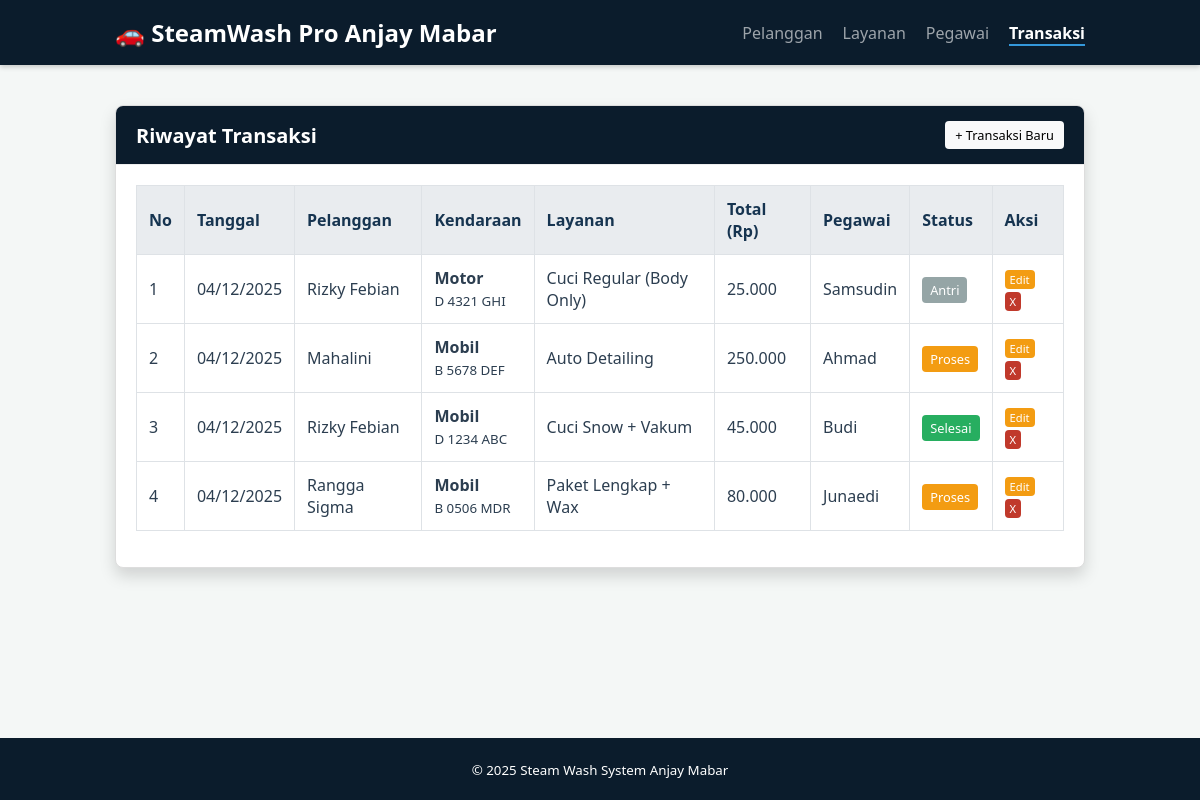
The app's page /index.php?page=transaksi with its own data.
### tables this page shows
CREATE TABLE transaksi (
    id_transaksi INT AUTO_INCREMENT PRIMARY KEY,
    tanggal_transaksi DATE NOT NULL,
    id_pelanggan INT NOT NULL,
    id_layanan INT NOT NULL,
    id_pegawai INT NOT NULL,
    jenis_kendaraan ENUM('Mobil', 'Motor') NOT NULL, 
    nomor_plat VARCHAR(20) NOT NULL,
    
    total_bayar DECIMAL(10, 2) NOT NULL,
    status ENUM('Antri', 'Proses', 'Selesai') DEFAULT 'Antri',
    
     
    CONSTRAINT fk_pelanggan FOREIGN KEY (id_pelanggan) REFERENCES pelanggan(id_pelanggan) ON DELETE CASCADE,
    CONSTRAINT fk_layanan FOREIGN KEY (id_layanan) REFERENCES layanan(id_layanan) ON DELETE CASCADE,
    CONSTRAINT fk_pegawai FOREIGN KEY (id_pegawai) REFERENCES pegawai(id_pegawai) ON DELETE CASCADE
);

CREATE TABLE pelanggan (
    id_pelanggan INT AUTO_INCREMENT PRIMARY KEY,
    nama_pelanggan VARCHAR(100) NOT NULL,
    no_hp VARCHAR(15) NOT NULL,
    alamat TEXT
);

CREATE TABLE layanan (
    id_layanan INT AUTO_INCREMENT PRIMARY KEY,
    nama_layanan VARCHAR(50) NOT NULL,
    harga DECIMAL(10, 2) NOT NULL,
    durasi_menit INT NOT NULL
);

CREATE TABLE pegawai (
    id_pegawai INT AUTO_INCREMENT PRIMARY KEY,
    nama_pegawai VARCHAR(100) NOT NULL,
    posisi VARCHAR(50) NOT NULL
);

### viewmodels/TransaksiViewModel.php (called while the page is built, shortened)
<?php
require_once 'config/Database.php';
require_once 'models/Transaksi.php';
class TransaksiViewModel {
    private $transaksiModel;
    public function __construct() {
        $database = new Database();
        $this->db = $database->getConnection();
        $this->transaksiModel = new Transaksi($this->db);
    }
    public function showAllTransaksi() {
        $stmt = $this->transaksiModel->read();
        $data = [];
        while ($row = $stmt->fetch(PDO::FETCH_ASSOC)) {
            $data[] = $row;
        }
        return $data;
    }
}
?>

### config/Database.php (called while the page is built, shortened)
<?php
class Database {
    private $host = "localhost";
    private $db_name = "db_tempatcucikendaraan";
    private $username = "root";
    private $password = "";
    public function getConnection() {
        $this->conn = null;
        try {
            $this->conn = new PDO("mysql:host=" . $this->host . ";dbname=" . $this->db_name, $this->username, $this->password);
            $this->conn->setAttribute(PDO::ATTR_ERRMODE, PDO::ERRMODE_EXCEPTION);
        } catch(PDOException $exception) {
            echo "Connection error: " . $exception->getMessage();
        }
        return $this->conn;
    }
}
?>

### models/Transaksi.php (called while the page is built, shortened)
<?php
class Transaksi {
    private $conn;
    private $table_name = "transaksi";
    public function __construct($db) {
        $this->conn = $db;
    }
    public function read() {
        $query = "SELECT t.*,
                         p.nama_pelanggan,
                         l.nama_layanan,
                         pg.nama_pegawai
                  FROM " . $this->table_name . " t
                  JOIN pelanggan p ON t.id_pelanggan = p.id_pelanggan
                  JOIN layanan l ON t.id_layanan = l.id_layanan
                  JOIN pegawai pg ON t.id_pegawai = pg.id_pegawai
                  ORDER BY t.tanggal_transaksi DESC, t.id_transaksi DESC";
        $stmt = $this->conn->prepare($query);
        $stmt->execute();
        return $stmt;
    }
}
?>

### views/transaksi_list.php (the view, shortened to what this page needs)
<?php
include 'views/template/header.php';
?>
<div class="card shadow">
    <div class="card-header d-flex justify-content-between align-items-center">
        <h3 class="mb-0" style="margin:0; font-size: 1.25rem;">Riwayat Transaksi</h3>
        <a href="index.php?page=add_transaksi" class="btn btn-light btn-sm">
            + Transaksi Baru
        </a>
    </div>
    <div class="card-body">
        <div class="table-responsive">
            <table class="table table-hover table-bordered">
                <thead>
                    <tr>
                        <th>No</th>
                        <th>Tanggal</th>
                        <th>Pelanggan</th>
                        <th>Kendaraan</th>
                        <th>Layanan</th>
                        <th>Total (Rp)</th>
                        <th>Pegawai</th>
                        <th>Status</th>
                        <th>Aksi</th>
                    </tr>
                </thead>
                <tbody>
                    <?php
                    if (!empty($transaksiList)) {
                        $no = 1;
                        foreach ($transaksiList as $t) {
                            $badgeColor = '#95a5a6';
                            if($t['status'] == 'Selesai') $badgeColor = 'var(--success)';
                            if($t['status'] == 'Proses') $badgeColor = 'var(--warning)';
                    ?>
                        <tr>
                            <td class="text-center"><?= $no++; ?></td>
                            <td><?= date('d/m/Y', strtotime($t['tanggal_transaksi'])); ?></td>
                            <td><?= $t['nama_pelanggan']; ?></td>
                            <td>
                                <b><?= $t['jenis_kendaraan']; ?></b><br>
                                <small class="text-secondary"><?= $t['nomor_plat']; ?></small>
                            </td>
                            <td><?= $t['nama_layanan']; ?></td>
                            <td class="text-end"><?= number_format($t['total_bayar'], 0, ',', '.'); ?></td>
                            <td><?= $t['nama_pegawai']; ?></td>
                            <td class="text-center">
                                <span style="background-color: <?= $badgeColor ?>; color: white; padding: 4px 8px; border-radius: 4px; font-size: 0.8rem;">
                                    <?= $t['status']; ?>
                                </span>
                            </td>
                            <td class="text-center">
                                <a href="index.php?page=edit_transaksi&id=<?= $t['id_transaksi']; ?>" class="btn btn-warning btn-sm" style="padding: 2px 5px; font-size: 0.7rem;">Edit</a>
                                <a href="index.php?action=delete_transaksi&id=<?= $t['id_transaksi']; ?>" class="btn btn-danger btn-sm" style="padding: 2px 5px; font-size: 0.7rem;" onclick="return confirm('Hapus transaksi ini?');">X</a>
                            </td>
                        </tr>
                    <?php
                        }
                    } else {
                    ?>
                        <tr>
                            <td colspan="9" class="text-center">Belum ada data transaksi.</td>
                        </tr>
                    <?php } ?>
                </tbody>
            </table>
        </div>
    </div>
</div>
<?php include 'views/template/footer.php'; ?>

### views/template/header.php (style rules this page uses)
:root { --primary-dark: #0b1c2c; --secondary-dark: #163450; --accent-color: #3498db; --text-dark: #2c3e50; --bg-light: #f4f7f6; --success: #27ae60; --warning: #f39c12; --danger: #c0392b; --light: #f8f9fa; }
* { box-sizing: border-box; }
body { font-family: 'Segoe UI', Tahoma, sans-serif; background-color: var(--bg-light); margin: 0; padding: 0; color: var(--text-dark); display: flex; flex-direction: column; min-height: 100vh; }
.mb-0 { margin-bottom: 0; }
.d-flex { display: flex; }
.justify-content-between { justify-content: space-between; }
.align-items-center { align-items: center; }
.text-center { text-align: center; }
.card { background: white; border-radius: 8px; box-shadow: 0 2px 4px rgba(0,0,0,0.1); overflow: hidden; border: 1px solid #ddd; }
.card-header { padding: 15px 20px; background-color: var(--primary-dark); color: white; border-bottom: 1px solid #eee; }
.card-body { padding: 20px; }
.shadow { box-shadow: 0 0.5rem 1rem rgba(0, 0, 0, 0.15); }
.table-responsive { overflow-x: auto; }
.table { width: 100%; border-collapse: collapse; margin-bottom: 1rem; }
.table th, .table td { padding: 12px; border: 1px solid #dee2e6; text-align: left; }
.table thead { background-color: #e9ecef; }
.table th { font-weight: 600; color: var(--secondary-dark); }
.btn { display: inline-block; padding: 8px 16px; font-size: 0.9rem; border: none; border-radius: 4px; cursor: pointer; text-decoration: none; transition: 0.2s; font-family: inherit; }
.btn-sm { padding: 5px 10px; font-size: 0.8rem; }
.btn-light { background: #f8f9fa; color: #000; }
.btn-warning { background: var(--warning); color: white; }
.btn-danger { background: var(--danger); color: white; }

### records on screen
transaksi: tanggal_transaksi "04/12/2025", id_pelanggan.nama_pelanggan "Rizky Febian", jenis_kendaraan "Motor", nomor_plat "D 4321 GHI", id_layanan.nama_layanan "Cuci Regular (Body Only)", total_bayar "25.000", id_pegawai.nama_pegawai "Samsudin", status "Antri"
transaksi: tanggal_transaksi "04/12/2025", id_pelanggan.nama_pelanggan "Mahalini", jenis_kendaraan "Mobil", nomor_plat "B 5678 DEF", id_layanan.nama_layanan "Auto Detailing", total_bayar "250.000", id_pegawai.nama_pegawai "Ahmad", status "Proses"
transaksi: tanggal_transaksi "04/12/2025", id_pelanggan.nama_pelanggan "Rizky Febian", jenis_kendaraan "Mobil", nomor_plat "D 1234 ABC", id_layanan.nama_layanan "Cuci Snow + Vakum", total_bayar "45.000", id_pegawai.nama_pegawai "Budi", status "Selesai"
transaksi: tanggal_transaksi "04/12/2025", id_pelanggan.nama_pelanggan "Rangga Sigma", jenis_kendaraan "Mobil", nomor_plat "B 0506 MDR", id_layanan.nama_layanan "Paket Lengkap + Wax", total_bayar "80.000", id_pegawai.nama_pegawai "Junaedi", status "Proses"
